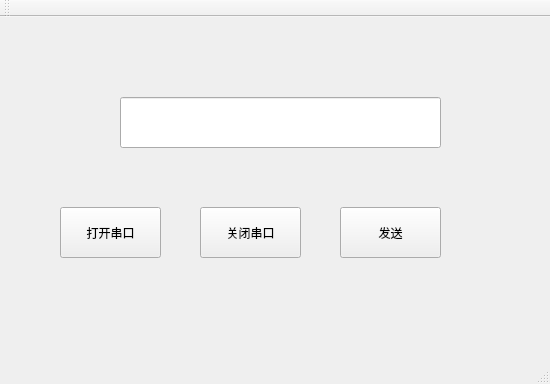
<?xml version="1.0" encoding="UTF-8"?>
<ui version="4.0">
 <class>MainWindow</class>
 <widget class="QMainWindow" name="MainWindow">
  <property name="geometry">
   <rect>
    <x>0</x>
    <y>0</y>
    <width>550</width>
    <height>384</height>
   </rect>
  </property>
  <property name="windowTitle">
   <string>MainWindow</string>
  </property>
  <widget class="QWidget" name="centralWidget">
   <widget class="QWidget" name="widget" native="true">
    <property name="geometry">
     <rect>
      <x>10</x>
      <y>10</y>
      <width>531</width>
      <height>311</height>
     </rect>
    </property>
    <widget class="QLineEdit" name="lineEdit">
     <property name="geometry">
      <rect>
       <x>110</x>
       <y>70</y>
       <width>321</width>
       <height>51</height>
      </rect>
     </property>
    </widget>
    <widget class="QPushButton" name="pushButton">
     <property name="geometry">
      <rect>
       <x>50</x>
       <y>180</y>
       <width>101</width>
       <height>51</height>
      </rect>
     </property>
     <property name="text">
      <string>打开串口</string>
     </property>
    </widget>
    <widget class="QPushButton" name="pushButton_2">
     <property name="geometry">
      <rect>
       <x>190</x>
       <y>180</y>
       <width>101</width>
       <height>51</height>
      </rect>
     </property>
     <property name="text">
      <string>关闭串口</string>
     </property>
    </widget>
    <widget class="QPushButton" name="pushButton_3">
     <property name="geometry">
      <rect>
       <x>330</x>
       <y>180</y>
       <width>101</width>
       <height>51</height>
      </rect>
     </property>
     <property name="text">
      <string>发送</string>
     </property>
    </widget>
   </widget>
  </widget>
  <widget class="QMenuBar" name="menuBar">
   <property name="geometry">
    <rect>
     <x>0</x>
     <y>0</y>
     <width>550</width>
     <height>23</height>
    </rect>
   </property>
  </widget>
  <widget class="QToolBar" name="mainToolBar">
   <attribute name="toolBarArea">
    <enum>TopToolBarArea</enum>
   </attribute>
   <attribute name="toolBarBreak">
    <bool>false</bool>
   </attribute>
  </widget>
  <widget class="QStatusBar" name="statusBar"/>
 </widget>
 <layoutdefault spacing="6" margin="11"/>
 <resources/>
 <connections/>
</ui>
